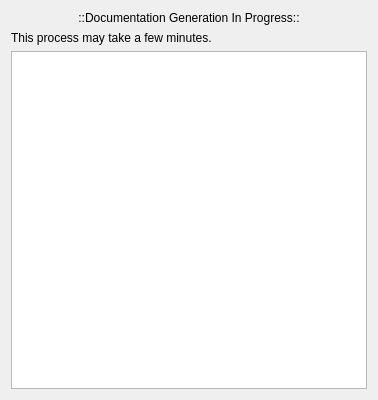
<?xml version="1.0" encoding="UTF-8"?>
<ui version="4.0">
 <class>DocRegenProgress</class>
 <widget class="QWidget" name="DocRegenProgress">
  <property name="geometry">
   <rect>
    <x>0</x>
    <y>0</y>
    <width>378</width>
    <height>400</height>
   </rect>
  </property>
  <property name="windowTitle">
   <string>Documentation Generation Progress Window</string>
  </property>
  <layout class="QGridLayout" name="gridLayout_3">
   <item row="0" column="0">
    <widget class="QLabel" name="lblDocumentationGenerationInProcess">
     <property name="text">
      <string>::Documentation Generation In Progress::</string>
     </property>
     <property name="alignment">
      <set>Qt::AlignCenter</set>
     </property>
    </widget>
   </item>
   <item row="1" column="0">
    <widget class="QLabel" name="lblMayTakeAFewMinutes">
     <property name="text">
      <string>This process may take a few minutes.</string>
     </property>
    </widget>
   </item>
   <item row="2" column="0">
    <widget class="QTextBrowser" name="textBrowser"/>
   </item>
  </layout>
 </widget>
 <resources/>
 <connections/>
</ui>
